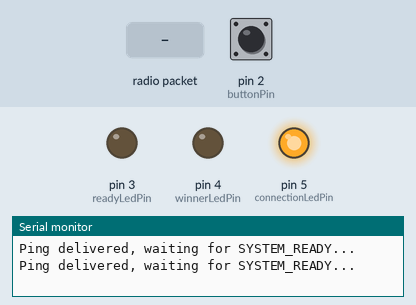
This sketch was run on a simulated Arduino Uno, built with avr-gcc and run on an emulated ATmega328P. Shown: output pins drawn as LEDs (lit = HIGH), the last lines printed to the serial monitor. The inputs (shaded band) are chosen by the test bench; at power-on: pin 2 (buttonPin) HIGH. No radio packets arrive unless stated.

Above: at 1.4 s.
1.5 s: radio packet "GAME_RESET" arrives
At 2.1 s:
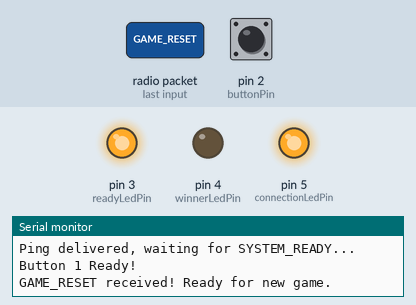
3.0 s: radio packet "1" arrives
At 4.2 s:
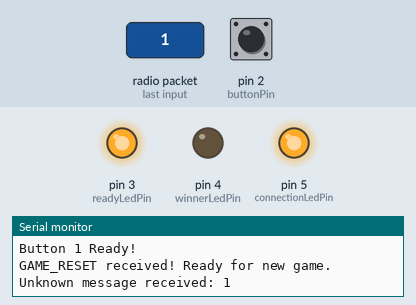
4.5 s: pin 2 (buttonPin) pulled LOW for 0.15 s
Timing chart, 0 to 7.5 s (numbered marks = the images above; inputs shaded):
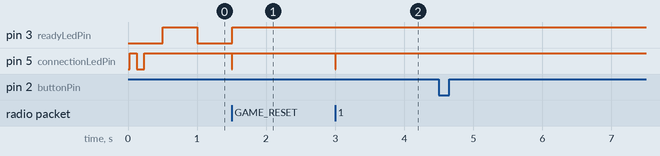

The sketch:

button.ino
```cpp
// =================================================================================
// ==CONFIGURATION==
// Set BUTTON_ID to this button's player number (0..9) before uploading.
// Everything else (radio address, sent value, win message) is derived from it.
// =================================================================================

#define BUTTON_ID 1

// =================================================================================

#include <SPI.h>
#include <nRF24L01.h>
#include <RF24.h>

#ifndef BUTTON_ID
#error "Button configuration is not defined. Please set BUTTON_ID to a number 0..9."
#endif

#define STR_(x) #x
#define STR(x) STR_(x)
#define BUTTON_NUMBER STR(BUTTON_ID)            // "0" .. "9"   (value sent to display)
#define WIN_CONFIRMATION "WIN_" STR(BUTTON_ID)  // "WIN_0" .. "WIN_9"
#define PING_MESSAGE "PING_" STR(BUTTON_ID)     // "PING_0" .. "PING_9"

RF24 radio(9, 10);

const byte displayAddress[6] = "00001";
byte deviceAddress[6];  // derived from BUTTON_ID in setup(): "00002" .. "00011"

const int buttonPin = 2;
const int winnerLedPin = 4;
const int readyLedPin = 3;
const int connectionLedPin = 5;

bool sent = false;
bool systemReady = false;
bool winner = false;
char incoming[16];
char outgoing[16];
volatile bool pressLatched = false;
volatile unsigned long pressEdgeTime = 0;
const unsigned long glitchConfirmDelay = 2;  // ms the pin must still be LOW after the edge
unsigned long lastPingTime = 0;
unsigned long pingInterval = 1000;

// INT0 ISR (button is on pin 2): latch the press the moment the pin falls, even
// while loop() is stuck in a radio call or a serial write. Confirmation, sending
// and clearing all happen in loop(). Only the first edge is recorded - the later
// edges of the same press are contact bounce. pressEdgeTime is written before
// pressLatched so loop() can never see the flag without a valid timestamp; both
// are volatile, which keeps that order.
void onButtonFall() {
  if (!pressLatched) {
    pressEdgeTime = millis();
    pressLatched = true;
  }
}

void setup() {
  pinMode(buttonPin, INPUT_PULLUP);
  attachInterrupt(digitalPinToInterrupt(buttonPin), onButtonFall, FALLING);
  pinMode(winnerLedPin, OUTPUT);
  pinMode(readyLedPin, OUTPUT);
  pinMode(connectionLedPin, OUTPUT);

  digitalWrite(winnerLedPin, LOW);
  digitalWrite(readyLedPin, LOW);
  digitalWrite(connectionLedPin, LOW);

  Serial.begin(9600);

  // Derive this button's radio address from its ID: player 0 -> "00002", etc.
  snprintf((char*)deviceAddress, sizeof(deviceAddress), "%05d", BUTTON_ID + 2);

  Serial.print("Button ");
  Serial.print(BUTTON_NUMBER);
  Serial.println(" Transmitter Starting...");
  Serial.print("Device address: ");
  Serial.println((char*)deviceAddress);
  Serial.print("Win confirmation message: ");
  Serial.println(WIN_CONFIRMATION);

  digitalWrite(connectionLedPin, HIGH);
  delay(100);
  digitalWrite(connectionLedPin, LOW);
  delay(100);

  if (!radio.begin()) {
    Serial.println("Radio initialization failed!");
    while(1) {
      digitalWrite(winnerLedPin, HIGH);
      digitalWrite(connectionLedPin, HIGH);
      delay(100);
      digitalWrite(winnerLedPin, LOW);
      digitalWrite(connectionLedPin, LOW);
      delay(100);
    }
  }

  radio.setPALevel(RF24_PA_LOW);
  radio.setRetries(5, 15);  // 1500µs delay, 15 retries for reliable communication
  radio.openWritingPipe(displayAddress);
  radio.openReadingPipe(0, deviceAddress);
  radio.startListening();

  Serial.println("Radio initialized, pinging display until it answers...");

  digitalWrite(connectionLedPin, HIGH);
}

void loop() {
  checkForMessages();

  if (!systemReady && (lastPingTime == 0 || millis() - lastPingTime >= pingInterval)) {
    pingDisplay();
  }

  if (pressLatched) {
    handleLatchedPress();
  }

  updateLEDs();
}

// A press is latched by the INT0 ISR on the falling edge and confirmed here: the
// pin must still be LOW glitchConfirmDelay ms after the edge. A real press holds
// the pin low for tens of milliseconds; a noise spike lasts microseconds and fails
// the re-read. No further debounce is needed - the `sent` latch already limits the
// round to one transmission, so bounce cannot double-send.
void handleLatchedPress() {
  if (systemReady && !winner && !sent) {
    if (millis() - pressEdgeTime < glitchConfirmDelay) {
      return;  // too early to tell press from glitch; check again next loop
    }
    if (digitalRead(buttonPin) == LOW) {
      sendButtonPress();
    } else {
      Serial.println("Discarded noise glitch on button pin");
    }
  } else {
    Serial.print("Button press ignored (systemReady=");
    Serial.print(systemReady);
    Serial.print(", winner=");
    Serial.print(winner);
    Serial.print(", sent=");
    Serial.print(sent);
    Serial.println(")");
  }
  pressLatched = false;
}

// Actively probe the display instead of waiting to be told the system is up: the
// display cannot know when a button powers on (or gets reset by opening the Serial
// Monitor), but a button can always ask.
//
// A successful write only means the display's radio auto-ACKed in hardware, which
// says nothing about whether its firmware is running. So readiness waits for the
// SYSTEM_READY reply instead - only the display's main loop can send that, and only
// between rounds. checkForMessages() picks it up and calls markReady().
void pingDisplay() {
  lastPingTime = millis();

  radio.stopListening();
  radio.openWritingPipe(displayAddress);  // re-assert TX address so the ACK returns on pipe 0
  strcpy(outgoing, PING_MESSAGE);

  bool result = radio.write(&outgoing, sizeof(outgoing));

  radio.openReadingPipe(0, deviceAddress);  // restore reading address before listening again
  radio.startListening();

  if (result) {
    Serial.println("Ping delivered, waiting for SYSTEM_READY...");
  } else {
    Serial.println("No answer from display, retrying...");
  }
}

void markReady() {
  systemReady = true;
  digitalWrite(readyLedPin, HIGH);
  Serial.print("Button ");
  Serial.print(BUTTON_NUMBER);
  Serial.println(" Ready!");
}

void checkForMessages() {
  if (radio.available()) {
    memset(incoming, 0, sizeof(incoming));
    radio.read(&incoming, sizeof(incoming));

    digitalWrite(connectionLedPin, LOW);
    delay(10);
    digitalWrite(connectionLedPin, HIGH);

    if (strcmp(incoming, WIN_CONFIRMATION) == 0) {
      winner = true;
      Serial.print(WIN_CONFIRMATION);
      Serial.println(" received! This button won!");
    } else if (strcmp(incoming, "GAME_RESET") == 0) {
      resetForNewGame();
      Serial.println("GAME_RESET received! Ready for new game.");
    } else if (strcmp(incoming, "SYSTEM_READY") == 0) {
      if (!systemReady) {
        Serial.println("SYSTEM_READY received!");
        markReady();
      }
    } else {
      Serial.print("Unknown message received: ");
      Serial.println(incoming);
    }
  }
}

void resetForNewGame() {
  winner = false;
  sent = false;
  pressLatched = false;  // a press latched while locked out must not fire into the new round
  digitalWrite(winnerLedPin, LOW);
  digitalWrite(readyLedPin, HIGH);

  // GAME_RESET is broadcast from the display's main loop to every button as a round
  // starts, so it also adopts a button that had not connected yet. Without this a
  // button powered up during a round could never join: pings are deferred while a
  // round is live, and the round only ends when someone presses.
  if (!systemReady) {
    markReady();
  }
}

void sendButtonPress() {
  radio.stopListening();
  radio.openWritingPipe(displayAddress);  // re-assert TX address so the ACK returns on pipe 0
  strcpy(outgoing, BUTTON_NUMBER);

  Serial.print("Sending ");
  Serial.print(BUTTON_NUMBER);
  Serial.println(" signal...");

  // Transmit immediately - no LED blink delay before the write, this is a race.
  // The write itself (~1-22ms with retries) keeps the LED visibly off.
  digitalWrite(connectionLedPin, LOW);

  bool result = radio.write(&outgoing, sizeof(outgoing));

  digitalWrite(connectionLedPin, HIGH);

  // Latch on attempt: one press = one transmission, locked until GAME_RESET.
  // The display is the authority on who won; a missed ACK should still lock us out.
  sent = true;

  if (result) {
    Serial.print(BUTTON_NUMBER);
    Serial.println(" signal sent successfully!");
  } else {
    Serial.print("Failed to send ");
    Serial.print(BUTTON_NUMBER);
    Serial.println(" signal!");
  }

  radio.openReadingPipe(0, deviceAddress);  // restore reading address before listening again
  radio.startListening();
}

void updateLEDs() {
  if (winner) {
    digitalWrite(winnerLedPin, HIGH);
    if ((millis() / 300) % 2) {
      digitalWrite(readyLedPin, HIGH);
    } else {
      digitalWrite(readyLedPin, LOW);
    }
  } else if (systemReady) {
    digitalWrite(readyLedPin, HIGH);
    digitalWrite(winnerLedPin, LOW);
  } else {
    if ((millis() / 500) % 2) {
      digitalWrite(readyLedPin, HIGH);
    } else {
      digitalWrite(readyLedPin, LOW);
    }
    digitalWrite(winnerLedPin, LOW);
  }
}
```

Measured:
- after the input at 1.5 s, pin 3 (readyLedPin): goes on until 1.5 s, then stays HIGH; pin 5 (connectionLedPin): HIGH → LOW at once, → HIGH 0.01 s later
- after the input at 3.0 s, pin 5 (connectionLedPin): HIGH → LOW at once, → HIGH 0.01 s later
